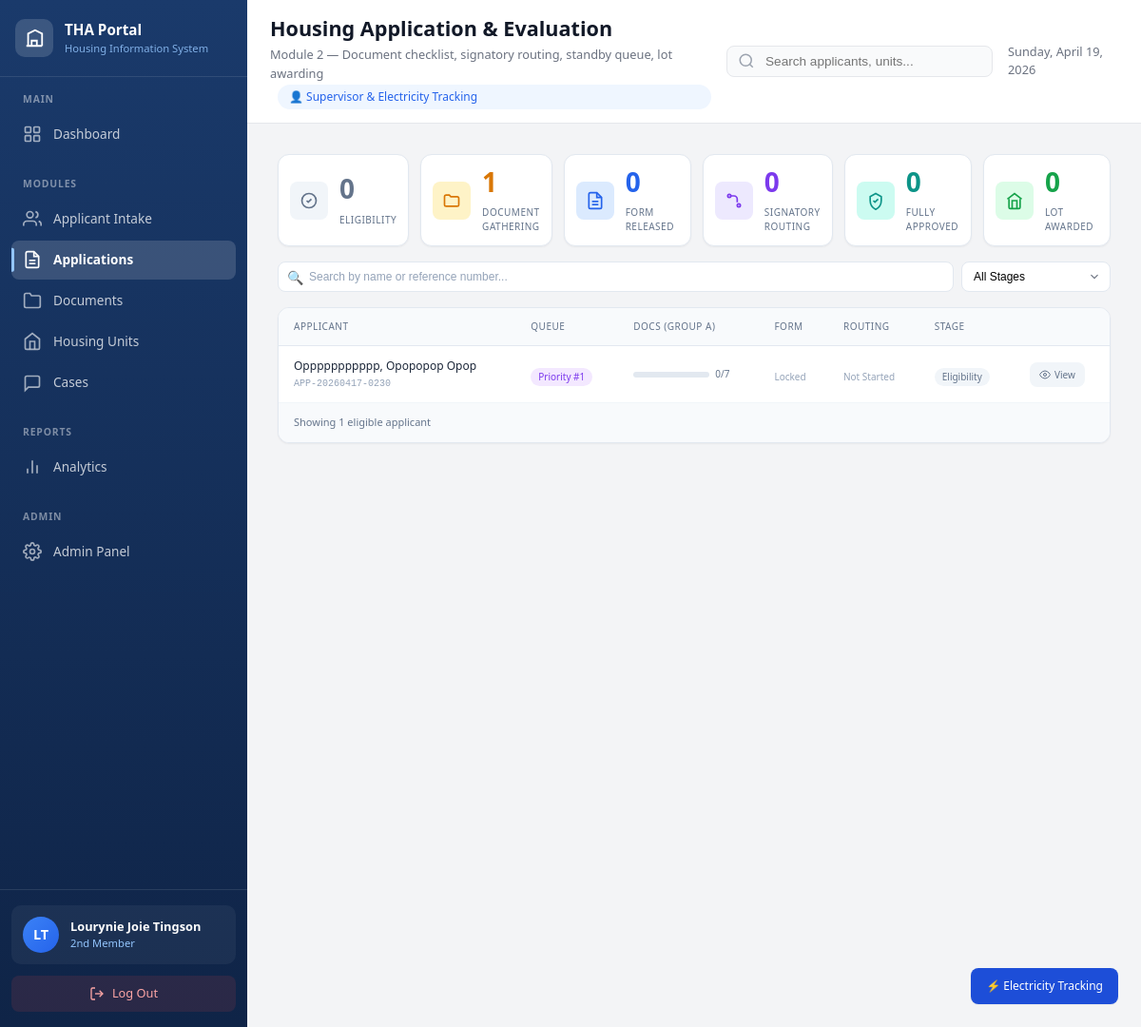
Before: /applications/staff/second_member/ (signed in) with the older database file.
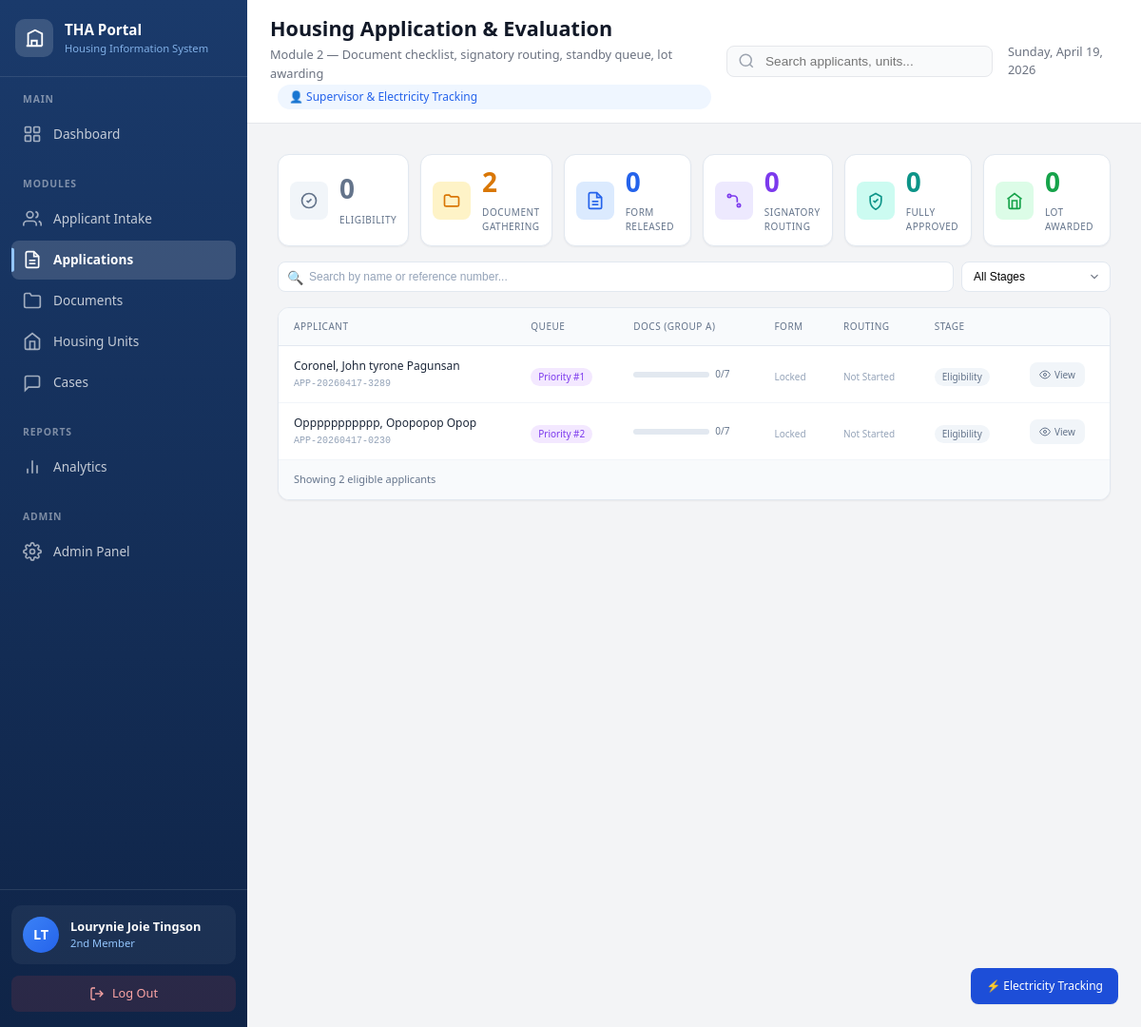
After: the same page with the newer database file.
### intake/models.py (models this page shows, shortened)
class Applicant(models.Model):
    CHANNEL_CHOICES = [
        ('danger_zone', 'Channel B - Danger Zone Walk-in'),
    ]
    STATUS_CHOICES = [
        ('pending', 'Pending Eligibility Check'),
        ('pending_cdrrmo', 'Pending CDRRMO Certification'),
        ('eligible', 'Eligible - In Queue'),
        ('disqualified', 'Disqualified'),
        ('requirements', 'Submitting Requirements'),
        ('application', 'Application In Progress'),
        ('standby', 'Fully Approved - Standby'),
        ('awarded', 'Lot Awarded'),
        ('blacklisted', 'Blacklisted'),
    ]
    id = models.UUIDField(primary_key=True, default=uuid.uuid4, editable=False)
    reference_number = models.CharField(max_length=20, unique=True, editable=False)
    full_name = models.CharField(max_length=255, verbose_name="Full Name")
    sex = models.CharField(
        max_length=1,
        choices=[('M', 'Male'), ('F', 'Female')],
        blank=True,
        verbose_name="Sex"
    )
    age = models.PositiveIntegerField(null=True, blank=True, verbose_name="Age")
    date_of_birth = models.DateField(null=True, blank=True, verbose_name="Date of Birth")
    place_of_birth = models.CharField(max_length=255, blank=True, verbose_name="Place of Birth")
    phone_number = models.CharField(max_length=20, blank=True, verbose_name="Applicant Contact Number")
    spouse_name = models.CharField(max_length=255, blank=True, verbose_name="Name of Spouse")
    spouse_phone = models.CharField(max_length=20, blank=True, verbose_name="Spouse Contact Number")
    barangay = models.ForeignKey(
        Barangay,
        on_delete=models.PROTECT,
        related_name='applicants',
        verbose_name="Barangay of Origin"
    )
    current_address = models.TextField(verbose_name="Current Address/Location")
    years_residing = models.PositiveIntegerField(
        default=0,
        verbose_name="Years Residing in Talisay"
    )
    monthly_income = models.DecimalField(
        max_digits=10,
        decimal_places=2,
        verbose_name="Monthly Household Income (₱)",
        validators=[MinValueValidator(0)]
    )
    household_size = models.PositiveIntegerField(
        default=1,
        verbose_name="Declared Household Size",
        help_text="Number of household members as declared during registration"
    )
    occupation = models.CharField(max_length=255, blank=True, verbose_name="Occupation")
    employment_status = models.CharField(
        max_length=50,
        blank=True,
        verbose_name="Status of Employment",
        choices=[
            ('employed', 'Employed'),
            ('self_employed', 'Self-Employed'),
            ('unemployed', 'Unemployed'),
            ('retired', 'Retired'),
            ('other', 'Other'),
        ]
    )
    channel = models.CharField(max_length=20, choices=CHANNEL_CHOICES)
    status = models.CharField(max_length=20, choices=STATUS_CHOICES, default='pending')
    danger_zone_type = models.CharField(
        max_length=50,
        blank=True,
        verbose_name="Type of Danger Zone",
        help_text="flood_prone, landslide, storm_surge, river_bank, cliff_edge, coastal, other"
    )
    danger_zone_location = models.CharField(
        max_length=255,
        blank=True,
        verbose_name="Specific Danger Zone Location"
    )
    has_property_in_talisay = models.BooleanField(
        default=False,
        verbose_name="Owns Property in Talisay City"
    )
    disqualification_reason = models.TextField(blank=True)
    registered_by = models.ForeignKey(
        settings.AUTH_USER_MODEL,
        on_delete=models.SET_NULL,
        null=True,
        related_name='registered_applicants'
    )
    eligibility_checked_by = models.ForeignKey(
        settings.AUTH_USER_MODEL,
        on_delete=models.SET_NULL,
        null=True,
        blank=True,
        related_name='eligibility_checked_applicants'
    )
    doc_brgy_residency = models.BooleanField(default=False, verbose_name="Brgy. Certificate of Residency")
    doc_brgy_indigency = models.BooleanField(default=False, verbose_name="Brgy. Certificate of Indigency")
    doc_cedula = models.BooleanField(default=False, verbose_name="Cedula")
    doc_police_clearance = models.BooleanField(default=False, verbose_name="Police Clearance")
    doc_no_property = models.BooleanField(default=False, verbose_name="Certificate of No Property")
    doc_2x2_picture = models.BooleanField(default=False, verbose_name="2x2 Picture")
    doc_sketch_location = models.BooleanField(default=False, verbose_name="Sketch of House Location")
    document_deadline = models.DateTimeField(
        null=True,
        blank=True,
        verbose_name="Document Submission Deadline",
        help_text="Deadline by which all 7 documents must be submitted"
    )
    documents_submitted_at = models.DateTimeField(
        null=True,
        blank=True,
        verbose_name="Documents Completed Date",
        help_text="When all 7 documents were completed"
    )
    registration_sms_sent = models.BooleanField(default=False, verbose_name="Registration SMS Sent")
    eligibility_sms_sent = models.BooleanField(default=False, verbose_name="Eligibility SMS Sent")
    created_at = models.DateTimeField(auto_now_add=True)
    updated_at = models.DateTimeField(auto_now=True)
    eligibility_checked_at = models.DateTimeField(null=True, blank=True)
    class Meta:
        ordering = ['created_at']
        verbose_name = "Applicant"
        verbose_name_plural = "Applicants"

### applications/views.py (the view, shortened to what this page needs)
# urls.py: path('staff/<str:position>/', views.applications_list, name='applications_list'),
@login_required
@verify_position
def applications_list(request, position):
    allowed_positions = ['fourth_member', 'second_member', 'fifth_member', 'oic', 'head']
    if request.user.position not in allowed_positions:
        messages.error(request, 'Access denied. Module 2 is for authorized staff only.')
        return redirect('accounts:dashboard')
    permissions = get_module2_permissions(request.user)
    applicants = Applicant.objects.filter(
        status__in=['eligible', 'requirements', 'application', 'standby', 'awarded']
    ).select_related('application').prefetch_related(
        'requirement_submissions',
        'requirement_submissions__requirement',
        Prefetch(
            'application__routing_steps',
            queryset=SignatoryRouting.objects.order_by('action_at')
        )
    ).order_by('-created_at')
    requirements = Requirement.objects.filter(is_active=True).order_by('group', 'order')
    group_a_requirements = requirements.filter(group='A')
    group_b_requirements = requirements.filter(group='B')
    stage_counts = {
        'eligibility': applicants.filter(
            Q(application__isnull=True) | Q(application__status='draft')
        ).filter(
            requirement_submissions__status='verified'
        ).distinct().count(),
        'document_gathering': applicants.filter(
            application__isnull=True
        ).count(),
        'form_released': applicants.filter(
            application__status__in=['draft', 'completed']
        ).count(),
        'signatory_routing': applicants.filter(
            application__status='routing'
        ).count(),
        'fully_approved': applicants.filter(
            application__status__in=['oic_signed', 'head_signed', 'standby']
        ).count(),
        'lot_awarded': applicants.filter(
            application__status='awarded'
        ).count(),
    }
    delayed_routings = SignatoryRouting.objects.filter(
        action_at__lt=timezone.now() - timezone.timedelta(days=3)
    ).exclude(
        application__routing_steps__step='signed_head'
    ).select_related('application', 'application__applicant')
    applicants_data = []
    for applicant in applicants:
        group_a_verified = applicant.requirement_submissions.filter(
            requirement__group='A',
            status='verified'
        ).count()
        can_generate_form = group_a_verified >= 7
        application = getattr(applicant, 'application', None)
        application_status = application.status if application else None
        if application and application.status == 'awarded':
            current_stage = 'Lot Awarded'
        elif application and application.status in ['head_signed', 'standby']:
            current_stage = 'Fully Approved'
        elif application and application.status in ['routing', 'oic_signed']:
            current_stage = 'Signatory Routing'
        elif application and application.status in ['draft', 'completed']:
            current_stage = 'Form Released'
        elif group_a_verified > 0:
            current_stage = 'Document Gathering'
        else:
            current_stage = 'Eligibility'
        routing_status = 'Not Started'
        latest_routing_step = None
        is_delayed = False
        delayed_at = None
        if application:
            for step in application.routing_steps.all():
                if step.is_delayed:
                    is_delayed = True
                    delayed_at = step.get_step_display()
                    break
        user_actions = []
        if permissions['can_verify_documents'] and not application:
            user_actions.append('verify_docs')
        if permissions['can_generate_form'] and can_generate_form and not application:
            user_actions.append('generate_form')
        if permissions['can_receive_routing'] and application and application.status == 'completed':
            user_actions.append('receive_routing')
        if permissions['can_forward_routing'] and application and latest_routing_step == 'received':
            user_actions.append('forward_to_oic')
        if permissions['can_sign_oic'] and application and latest_routing_step == 'forwarded_oic':
            user_actions.append('sign_oic')
        if permissions['can_forward_routing'] and application and latest_routing_step == 'signed_oic':
            user_actions.append('forward_to_head')
        if permissions['can_sign_head'] and application and latest_routing_step == 'forwarded_head':
            user_actions.append('sign_head')
        if permissions['can_award_lot'] and application and application.status in ['head_signed', 'standby']:
            user_actions.append('award_lot')
        if permissions['can_manage_electricity'] and application and application.status == 'awarded':
            user_actions.append('manage_electricity')
        applicants_data.append({
            'applicant': applicant,
            'application': application,
            'group_a_verified': group_a_verified,
            'can_generate_form': can_generate_form,
            'form_generated': application is not None,
            'current_stage': current_stage,
            'routing_status': routing_status,
            'latest_routing_step': latest_routing_step,
            'is_delayed': is_delayed,
            'delayed_at': delayed_at,
            'user_actions': user_actions,
        })
    filter_stage = request.GET.get('stage', 'all')
    search = request.GET.get('search', '')
    if search:
        applicants_data = [
            a for a in applicants_data
            if search.lower() in a['applicant'].full_name.lower() or
               search.lower() in a['applicant'].reference_number.lower()
        ]
    context = {
        'applicants_data': applicants_data,
        'stage_counts': stage_counts,
        'requirements': requirements,
        'group_a_requirements': group_a_requirements,
        'group_b_requirements': group_b_requirements,
        'delayed_routings': delayed_routings,
        'filter_stage': filter_stage,
        'search': search,
        'total_eligible': applicants.count(),
        'permissions': permissions,
        'user_position': request.user.position,
    }
    return render(request, 'applications/applications_list.html', context)

### templates/applications/applications_list.html (shortened to what the changed rows need)
{% extends 'staff_base.html' %}
{% load static %}
{% block page_title %}Housing Application & Evaluation{% endblock %}
{% block content %}
<div class="stages-grid">
    <div class="stage-card document-gathering scroll-animate-scale scroll-delay-2 {% if filter_stage == 'document_gathering' %}active{% endif %}"
         onclick="filterByStage('document_gathering')">
        <div class="stage-meta">
            <div class="stage-count">{{ stage_counts.document_gathering|default:0 }}</div>
            <div class="stage-title">Document Gathering</div>
        </div>
    </div>
</div>
<div class="applications-table-container">
    {% if applicants_data %}
    <div style="overflow-x: auto;">
    <table class="applications-table">
        <thead>
            <tr>
                <th>Applicant</th>
                <th>Queue</th>
                <th>Docs (Group A)</th>
                <th>Form</th>
                <th>Routing</th>
                <th>Stage</th>
                <th></th>
            </tr>
        </thead>
        <tbody>
            {% for data in applicants_data %}
            <tr data-applicant-id="{{ data.applicant.id }}" class="scroll-animate-left">
                <td>
                    <div class="applicant-cell">
                        <span class="applicant-name">{{ data.applicant.full_name }}</span>
                        <span class="applicant-ref">{{ data.applicant.reference_number }}</span>
                    </div>
                </td>
                <td>
                    {% if data.applicant.channel == 'landowner' or data.applicant.channel == 'danger_zone' %}
                    <span class="queue-badge priority">Priority #{{ forloop.counter }}</span>
                    {% else %}
                    <span class="queue-badge walkin">Walk-in #{{ forloop.counter }}</span>
                    {% endif %}
                </td>
                <td>
                    <div class="doc-progress">
                        <div class="doc-progress-bar">
                        </div>
                        <span class="doc-progress-text">{{ data.group_a_verified }}/7</span>
                    </div>
                </td>
                <td>
                    {% if data.form_generated %}
                    <span class="form-status generated"><span class="check-icon">✓</span> Generated</span>
                    {% elif data.can_generate_form %}
                    <span class="form-status can-generate">Ready to generate</span>
                    {% else %}
                    <span class="form-status pending">Locked</span>
                    {% endif %}
                </td>
                <td>
                    {% if data.routing_status == 'Completed' %}
                    <span class="routing-status completed">Completed</span>
                    {% elif data.routing_status == 'In Progress' %}
                    <span class="routing-status in-progress">In Progress</span>
                    {% else %}
                    <span class="routing-status not-started">Not Started</span>
                    {% endif %}
                </td>
                <td>
                    {% with stage_slug=data.current_stage|lower|slugify %}
                    <span class="stage-badge {{ stage_slug }}">{{ data.current_stage }}</span>
                    {% endwith %}
                </td>
                <td>
                    <div style="display: flex; gap: 0.25rem; flex-wrap: wrap;">
                        <button class="action-btn" onclick="openApplicationModal('{{ data.applicant.id }}', '{{ data.applicant.full_name }}', '{{ data.applicant.reference_number }}', {{ data.group_a_verified }}, '{{ data.current_stage }}', '{{ data.application.id|default:"" }}')">
                            <svg class="eye-icon" viewBox="0 0 24 24" fill="none" stroke="currentColor" stroke-width="2">
                                <path d="M1 12s4-8 11-8 11 8 11 8-4 8-11 8-11-8-11-8z"/>
                                <circle cx="12" cy="12" r="3"/>
                            </svg>
                            View
                        </button>
                    </div>
                </td>
            </tr>
            {% endfor %}
        </tbody>
    </table>
    </div>
    <div class="table-footer">
        <p>Showing {{ applicants_data|length }} eligible applicant{{ applicants_data|length|pluralize }}</p>
    </div>
    {% endif %}
</div>
{% endblock %}

Changed rows visible on the page:
added Applicant: applicant.full_name "Coronel, John tyrone Pagunsan", applicant.reference_number "APP-20260417-3289", group_a_verified "0", current_stage "Eligibility"
Other visible differences:
{{ stage_counts.document_gathering|default:0 }}: "1" → "2"
{{ applicants_data|length }}: "1" → "2"
